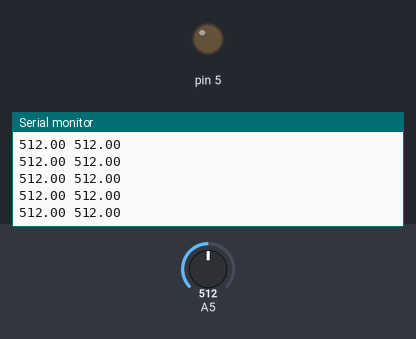
Simulated run of this sketch. Board: Arduino Uno, built with avr-gcc and run on an emulated ATmega328P. On the bench: output pins drawn as LEDs (lit = HIGH), the last lines printed to the serial monitor. The test bench sets the inputs (shaded band); at power-on: A5 = 512.

Above: at 1.2 s.
1.3 s: A5 set to 20
At 2.4 s:
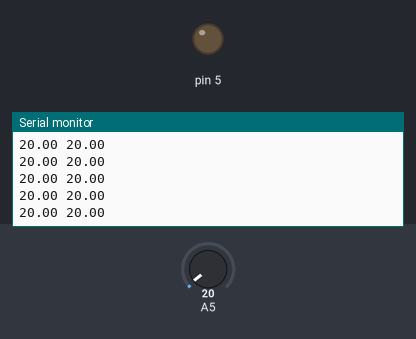
2.8 s: A5 set to 16
At 3.4 s:
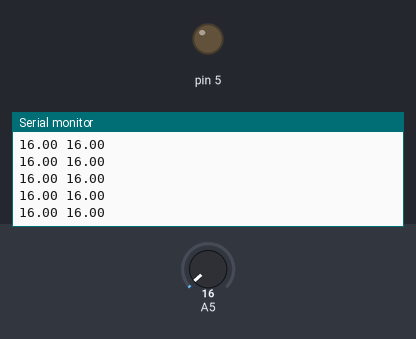
Timing chart, 0 to 5.8 s (numbered marks = the images above; inputs shaded):
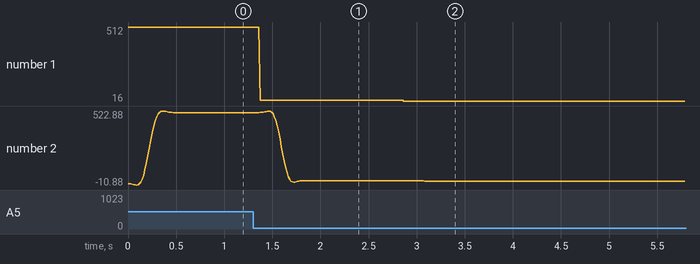

Measured:
- after the input at 1.3 s, the serial monitor: prints a new line after 0.08 s (image 1)
- after the input at 2.8 s, the serial monitor: prints a new line after 0.07 s (image 2)
- plotted number 1: 512 → 20 after the input at 1.3 s, 20 → 16 after the input at 2.8 s
- plotted number 2: 512 → 20 after the input at 1.3 s, 20 → 16 after the input at 2.8 s

The sketch:

FIR.ino
```cpp
#define ORDER 32

// Var
float buffer_input[ORDER] = {0};
float buffer_output[ORDER] = {0};
float temp = 0;
int i = 0;
unsigned long time = 0;

// Filter Coefficients (from MATLAB):
float b[ORDER] = {-0.00126123490547738,-0.00184849330106461,-0.00277122455078149,-0.00389561547918654,-0.00474014009013690,-0.00450658595875769,-0.00221711222564580,0.00306513721280641,0.0119792920419832,0.0246356833512128,0.0404716459636847,0.0582391630524604,0.0761407757778390,0.0920959490127426,0.104088464123935,0.110524295974387,0.110524295974387,0.104088464123935,0.0920959490127426,0.0761407757778390,0.0582391630524604,0.0404716459636847,0.0246356833512128,0.0119792920419832,0.00306513721280641,-0.00221711222564580,-0.00450658595875769,-0.00474014009013690,-0.00389561547918654,-0.00277122455078149,-0.00184849330106461,-0.00126123490547738};
//float b[ORDER] = {0.00469507996477189,0.00525788889861302,0.00690879257469375,0.00958574056962078,0.0131835592512375,0.0175582175467350,0.0225327439170178,0.0279045485053358,0.0334538438529784,0.0389528099869197,0.0441751171646823,0.0489054035433550,0.0529483062440749,0.0561366626874889,0.0583385339124463,0.0594627513800291,0.0594627513800291,0.0583385339124463,0.0561366626874889,0.0529483062440749,0.0489054035433550,0.0441751171646823,0.0389528099869197,0.0334538438529784,0.0279045485053358,0.0225327439170178,0.0175582175467350,0.0131835592512375,0.00958574056962078,0.00690879257469375,0.00525788889861302,0.00469507996477189};

void setup() {
    Serial.begin(9600);
    pinMode(5, OUTPUT);
}

void loop() {
    // Shifting data
    for(i = ORDER-1; i > 0; i--) {
        buffer_input[i] = buffer_input[i - 1];
    }

    // Get the new first data, so current input
    buffer_input[0] = analogRead(A5);

    // Serial.print(micros()-time);
    // Serial.print(" ");
    // time = micros();

    // Calculate the convolution from koefs
    temp = 0;
    for(i = 0; i < ORDER; i++) {
        temp += buffer_input[i] * b[i];
    }

    // Output
    buffer_output[0] = temp;
    Serial.print(buffer_input[0]);
    Serial.print(" ");
    Serial.println(buffer_output[0]);
}
```
